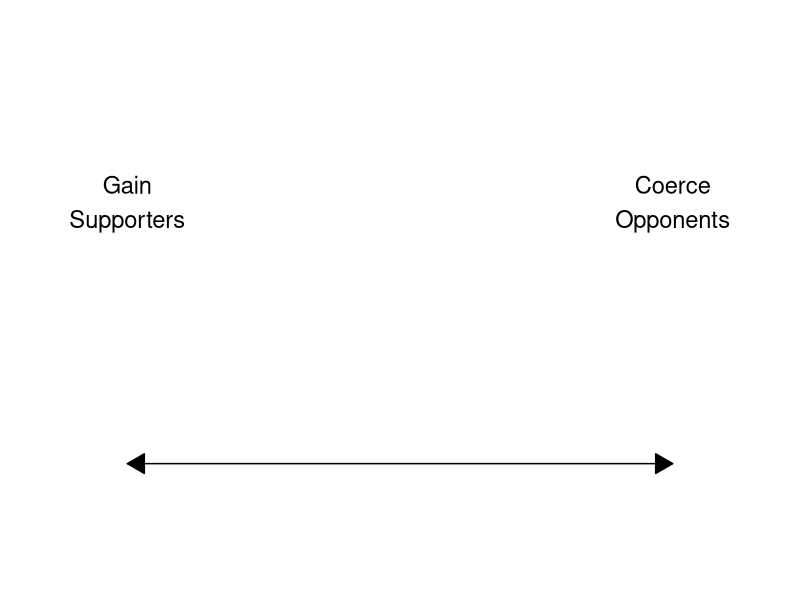
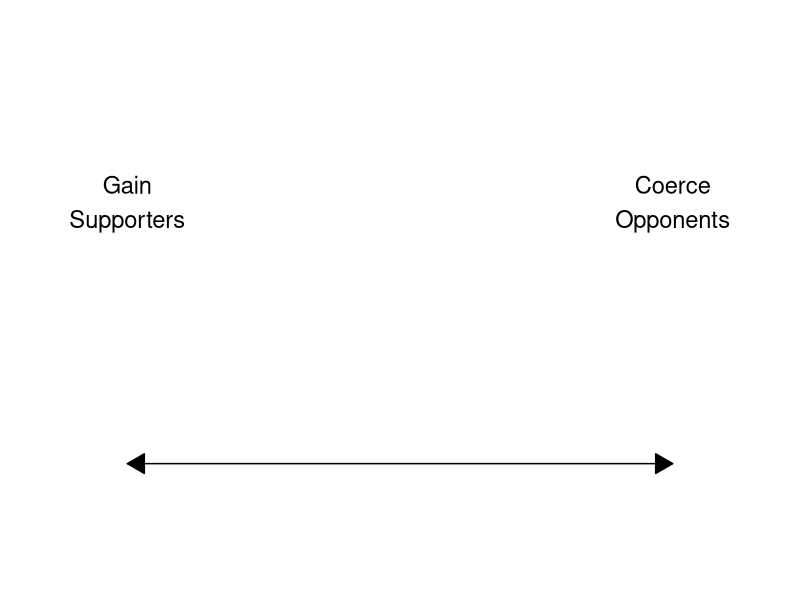

Write R code to recreate these figures, in order.
## ---- chunk 1
library(tidyverse)
library(readxl)
library(kableExtra)
## ---- chunk 2
tibble(
  label1 = c("Gain Supporters", "Coerce Opponents"),
  x1 = c(2, 8),
  y1 = c(1, 1)
) |>
  ggplot(aes(x = x1, y = y1)) +
  geom_line(arrow = arrow(length=unit(0.50,"cm"), ends="both", type = "closed")) +
  theme_void()+
  xlim(1, 9) +
  ylim(0.75, 2) +
  annotate("text", x = 2, y = 1.6, label = "Gain\nSupporters", size = 6) +
  annotate("text", x = 8, y = 1.6, label = "Coerce\nOpponents", size = 6)
## ---- chunk 3
tibble(
  label1 = c("Gain Supporters", "Coerce Opponents"),
  x1 = c(2, 8),
  y1 = c(1, 1)
) |>
  ggplot(aes(x = x1, y = y1)) +
  geom_line(arrow = arrow(length=unit(0.50,"cm"), ends="both", type = "closed")) +
  theme_void()+
  xlim(1, 9) +
  ylim(0.75, 2) +
  annotate("text", x = 2, y = 1.6, label = "Gain\nSupporters", size = 6) +
  annotate("text", x = 8, y = 1.6, label = "Coerce\nOpponents", size = 6)
